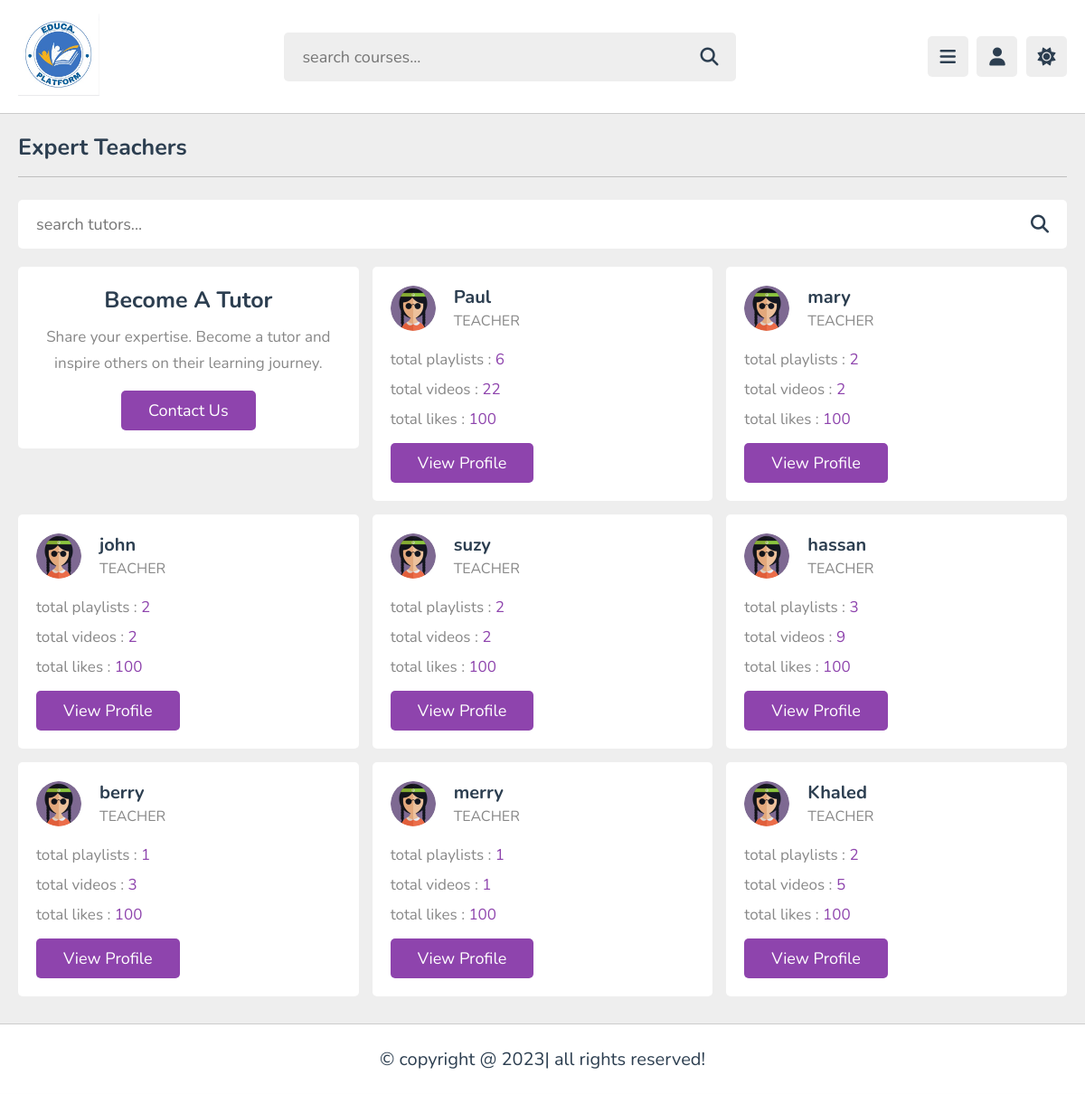
Screenshot of /teachers/ with the database file from the repository.
### appname/models.py (models this page shows, shortened)
class Topic(models.Model):
    name = models.CharField(max_length=100)
    catagory = models.ForeignKey(Catagory, on_delete=models.CASCADE)
    teacher = models.ForeignKey(Teacher, on_delete=models.CASCADE)

class TeacherProfile(models.Model):
    user = models.OneToOneField(CustomUser, on_delete=models.CASCADE)
    def number_topics(self):
        x=0
        x=Topic.objects.filter(teacher=self.user).count()
        return x
    def number_lessons(self):
        x = 0
        for topics in Topic.objects.filter(teacher=self.user)  :
            x+=Lesson.objects.filter(topic=topics).count()
        return x

### register/models.py (models this page shows)
class CustomUser(AbstractUser):
    class Role(models.TextChoices):
        STUDENT = "STUDENT", "Student"
        TEACHER = "TEACHER", "Teacher"
    role = models.CharField(max_length=50, choices=Role.choices)

### appname/views.py (the view)
# urls.py: path('teachers/', views.teachers, name='teachers'),
def teachers(request):
    teacher_profiles = TeacherProfile.objects.all()  # Retrieve all teacher profiles
    teacher_data = []
    for teacher_profile in teacher_profiles:
        teacher = teacher_profile.user # Get the associated Teacher instance
        topics = Topic.objects.filter(teacher=teacher)
        topic = topics.first()
        teacher_data.append({
            'teacher_user': teacher_profile.user.username,
            'teacher_role': teacher_profile.user.role,
            'teacher_topics': teacher_profile.number_topics,
            'teacher_lessons': teacher_profile.number_lessons,
            'topic_name': topic
            })
    context = {
        'teacher_data': teacher_data
    }
    template_name = 'teachers'
    return render(request, template_paths[template_name], context)

### appname/templates/teachers.html (shortened to what this page needs)
{% load static %}
<!DOCTYPE html>
<html lang="en">
<head>
   <link rel="stylesheet" href="https://cdnjs.cloudflare.com/ajax/libs/font-awesome/6.1.2/css/all.min.css">
   <link rel="stylesheet" href="{% static 'css/style.css' %}">
</head>
<body>
   <header class="header">
      <section class="flex">
         <a href="{% url 'home' %}"><img src="{% static 'images/logo.png' %}" alt="Educa." style="width: 90px;height:auto;" ></a>
         <form action="" method="post" class="search-form">
            <input type="text" name="search_box" required placeholder="search courses..." maxlength="100">
            <button type="submit" class="fas fa-search"></button>
         </form>
         <div class="icons">
            <div id="menu-btn" class="fas fa-bars"></div>
            <div id="user-btn" class="fas fa-user"></div>
            <div id="toggle-btn" class="fas fa-sun"></div>
         </div>
      </section>
   </header>
   <section class="teachers">
      <h1 class="heading">expert teachers</h1>
      <form action="" method="post" class="search-tutor">
         <input type="text" name="search_box" placeholder="search tutors..." required maxlength="100">
         <button type="submit" class="fas fa-search" name="search_tutor"></button>
      </form>
      <div class="box-container">
         <div class="box offer">
            <h3>become a tutor</h3>
            <p>Share your expertise. Become a tutor and inspire others on their learning journey.</p>
            <a href="{% url 'contact' %}" class="inline-btn">contact us </a>
         </div>
         {% for data in teacher_data %}
         <div class="box">
            <div class="tutor">
               <img src="{% static 'images/pic-2.jpg' %}" alt="">
               <div>
                  <h3>{{ data.teacher_user }}</h3>
                  <span>{{ data.teacher_role }}</span>
               </div>
            </div>
            <p>total playlists : <span>{{ data.teacher_topics }}</span></p>
            <p>total videos : <span>{{ data.teacher_lessons}}</span></p>
            <p>total likes : <span>100</span></p>
            <a href="{% url 'name_teacher' data.teacher_user %}" class="inline-btn">view profile</a>
         </div>
         {% endfor %}
      </div>
   </section>
   <footer class="footer">
      &copy; copyright @ 2023| all rights reserved!
   </footer>
</body>
</html>

### static/css/style.css (style rules this page uses)
:root { --main-color:#8e44ad; --red:#e74c3c; --orange:#f39c12; --light-color:#888; --light-bg:#eee; --black:#2c3e50; --white:#fff; --border:.1rem solid rgba(0,0,0,.2); }
* { font-family: 'Nunito', sans-serif; margin:0; padding:0; box-sizing: border-box; outline: none; border:none; text-decoration: none; }
html { font-size: 62.5%; overflow-x: hidden; }
body { background-color: var(--light-bg); padding-left: 30rem; }
section { padding:2rem; margin: 0 auto; max-width: 1200px; }
.heading { font-size: 2.5rem; color:var(--black); margin-bottom: 2.5rem; border-bottom: var(--border); padding-bottom: 1.5rem; text-transform: capitalize; }
.inline-btn, .inline-option-btn, .inline-delete-btn, .btn, .delete-btn, .option-btn { border-radius: .5rem; color:#fff; font-size: 1.8rem; cursor: pointer; text-transform: capitalize; padding:1rem 3rem; text-align: center; margin-top: 1rem; }
.inline-btn, .inline-option-btn, .inline-delete-btn { display: inline-block; }
.btn, .inline-btn { background-color: var(--main-color); }
.header { position: sticky; top:0; left:0; right: 0; background-color: var(--white); z-index: 1000; border-bottom: var(--border); }
.header .flex { display: flex; align-items: center; justify-content: space-between; position: relative; padding: 1.5rem 2rem; }
.header .flex .search-form { width: 50rem; border-radius: .5rem; background-color: var(--light-bg); padding:1.5rem 2rem; display: flex; gap:2rem; }
.header .flex .search-form input { width: 100%; font-size: 1.8rem; color:var(--black); background:none; }
.header .flex .search-form button { background:none; font-size: 2rem; cursor: pointer; color:var(--black); }
.header .flex .icons div { font-size: 2rem; color:var(--black); background-color: var(--light-bg); border-radius: .5rem; height: 4.5rem; width: 4.5rem; line-height: 4.5rem; cursor: pointer; text-align: center; margin-left: .7rem; }
.teachers .search-tutor { margin-bottom: 2rem; border-radius: .5rem; background-color: var(--white); padding: 1.5rem 2rem; display: flex; align-items: center; gap: 1.5rem; }
.teachers .search-tutor input { width: 100%; background: none; font-size: 1.8rem; color: var(--black); }
.teachers .search-tutor button { font-size: 2rem; color: var(--black); cursor: pointer; background:none; }
.teachers .box-container { display: grid; grid-template-columns: repeat(auto-fit, minmax(30rem, 1fr)); gap:1.5rem; justify-content: center; align-items: flex-start; }
.teachers .box-container .box { background-color: var(--white); border-radius: .5rem; padding: 2rem; }
.teachers .box-container .offer { text-align: center; }
.teachers .box-container .offer h3 { font-size: 2.5rem; color: var(--black); text-transform: capitalize; padding-bottom: .5rem; }
.teachers .box-container .offer p { line-height: 1.7; padding: .5rem 0; color: var(--light-color); font-size: 1.7rem; }
.teachers .box-container .box .tutor { display: flex; align-items: center; gap:2rem; margin-bottom: 1.5rem; }
.teachers .box-container .box .tutor img { height: 5rem; width: 5rem; border-radius: 50%; }
.teachers .box-container .box .tutor h3 { font-size: 2rem; color: var(--black); margin-bottom: .2rem; }
.teachers .box-container .box .tutor span { font-size: 1.6rem; color: var(--light-color); }
.teachers .box-container .box p { padding: .5rem 0; font-size: 1.7rem; color: var(--light-color); }
.teachers .box-container .box p span { color: var(--main-color); }
.footer { background-color: var(--white); border-top: var(--border); position: sticky; bottom: 0; left: 0; right: 0; text-align: center; font-size: 2rem; padding:2.5rem 2rem; color:var(--black); margin-top: 1rem; z-index: 1000; }
@media (max-width:1200px) { body { padding-left: 0; } }

### rows the page displays
Topic: teacher_user "Paul", teacher_role "TEACHER", teacher_topics "6", teacher_lessons "22"
Topic: teacher_user "mary", teacher_role "TEACHER", teacher_topics "2", teacher_lessons "2"
Topic: teacher_user "john", teacher_role "TEACHER", teacher_topics "2", teacher_lessons "2"
Topic: teacher_user "suzy", teacher_role "TEACHER", teacher_topics "2", teacher_lessons "2"
Topic: teacher_user "hassan", teacher_role "TEACHER", teacher_topics "3", teacher_lessons "9"
Topic: teacher_user "berry", teacher_role "TEACHER", teacher_topics "1", teacher_lessons "3"
Topic: teacher_user "merry", teacher_role "TEACHER", teacher_topics "1", teacher_lessons "1"
Topic: teacher_user "Khaled", teacher_role "TEACHER", teacher_topics "2", teacher_lessons "5"
